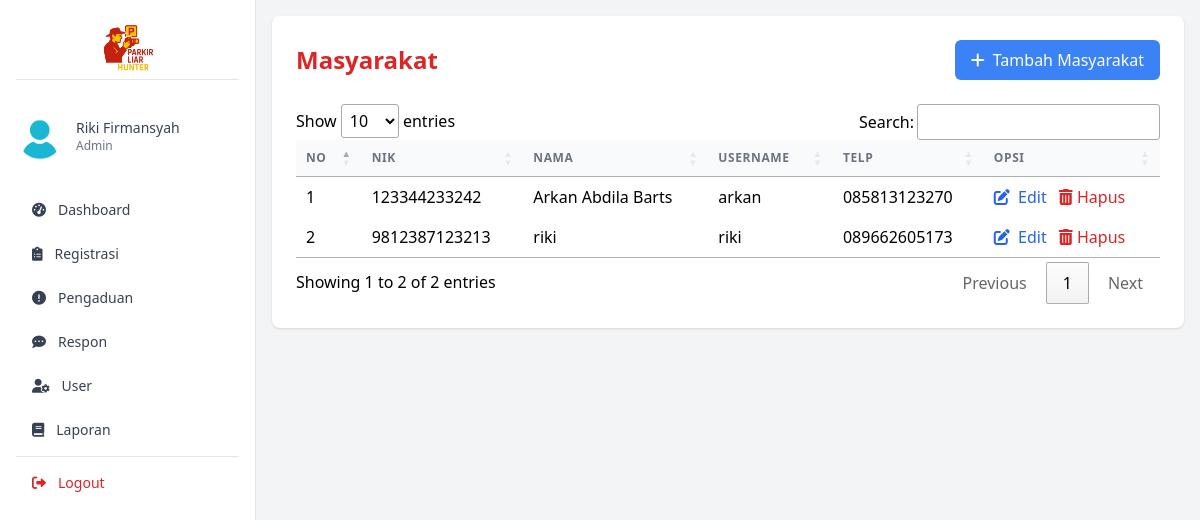
/parkir_liar_hunter/admin/index.php?p=registrasi (signed in), run on the app's committed database.
### tables this page shows
CREATE TABLE `masyarakat` (
  `nik` varchar(16) NOT NULL,
  `nama` varchar(35) DEFAULT NULL,
  `username` varchar(25) DEFAULT NULL,
  `password` varchar(255) DEFAULT NULL,
  `telp` varchar(13) DEFAULT NULL
);

### parkir_liar_hunter/admin/registrasi.php (the view, shortened to what this page needs)
<div class="bg-white rounded-lg shadow p-6">
    <div class="flex flex-col md:flex-row md:items-center md:justify-between mb-6">
        <h3 class="text-2xl font-semibold text-red-600 mb-4 md:mb-0">Masyarakat</h3>
        <button onclick="openModal('add-modal')"
            class="flex items-center justify-center px-4 py-2 bg-blue-500 text-white rounded-md hover:bg-blue-600 transition">
            <i class="fas fa-plus mr-2"></i> Tambah Masyarakat
        </button>
    </div>
    <div class="overflow-x-auto">
        <table id="example" class="min-w-full divide-y divide-gray-200">
            <thead class="bg-gray-50">
                <tr>
                    <th class="px-6 py-3 text-left text-xs font-medium text-gray-500 uppercase tracking-wider">No</th>
                    <th class="px-6 py-3 text-left text-xs font-medium text-gray-500 uppercase tracking-wider">NIK</th>
                    <th class="px-6 py-3 text-left text-xs font-medium text-gray-500 uppercase tracking-wider">Nama</th>
                    <th class="px-6 py-3 text-left text-xs font-medium text-gray-500 uppercase tracking-wider">Username
                    </th>
                    <th class="px-6 py-3 text-left text-xs font-medium text-gray-500 uppercase tracking-wider">Telp</th>
                    <th class="px-6 py-3 text-left text-xs font-medium text-gray-500 uppercase tracking-wider">Opsi</th>
                </tr>
            </thead>
            <tbody class="bg-white divide-y divide-gray-200">
                <?php
                $no = 1;
                $query = mysqli_query($koneksi, "SELECT * FROM masyarakat ORDER BY nik ASC");
                while ($r = mysqli_fetch_assoc($query)):
                    ?>
                    <tr>
                        <td class="px-6 py-4 whitespace-nowrap"><?= $no++; ?></td>
                        <td class="px-6 py-4 whitespace-nowrap"><?= htmlspecialchars($r['nik']); ?></td>
                        <td class="px-6 py-4 whitespace-nowrap"><?= htmlspecialchars($r['nama']); ?></td>
                        <td class="px-6 py-4 whitespace-nowrap"><?= htmlspecialchars($r['username']); ?></td>
                        <td class="px-6 py-4 whitespace-nowrap"><?= htmlspecialchars($r['telp']); ?></td>
                        <td class="px-6 py-4 whitespace-nowrap space-x-2">
                            <button onclick="openModal('edit-modal-<?= $r['nik'] ?>')"
                                class="text-blue-600 hover:text-blue-900">
                                <i class="fas fa-edit mr-1"></i> Edit
                            </button>
                            <a href="index.php?p=regis_hapus&nik=<?= $r['nik'] ?>"
                                onclick="return confirm('Anda Yakin Ingin Menghapus?')"
                                class="text-red-600 hover:text-red-900">
                                <i class="fas fa-trash-alt"></i> Hapus
                            </a>
                        </td>
                    </tr>
                <?php endwhile; ?>
            </tbody>
        </table>
    </div>
</div>

### data on the page
masyarakat: nik "123344233242", nama "Arkan Abdila Barts", username "arkan", telp "085813123270"
masyarakat: nik "9812387123213", nama "riki", username "riki", telp "089662605173"

### other printed values
$_SESSION['data']['nama_petugas'] "Riki Firmansyah"
